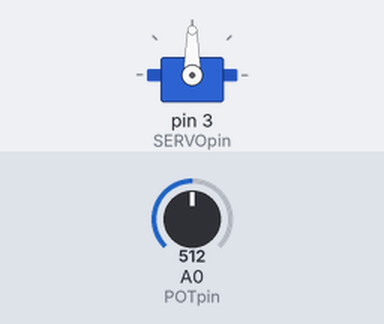
This sketch was run on a simulated Arduino Uno, built with avr-gcc and run on an emulated ATmega328P. On the bench: servo. The test bench sets the inputs (shaded band); at power-on: A0 (POTpin) = 512.

Above: at 1.2 s.
1.3 s: A0 (POTpin) set to 716
At 2.2 s:
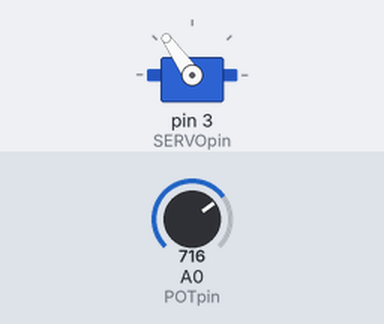
2.8 s: A0 (POTpin) set to 900
At 3.4 s:
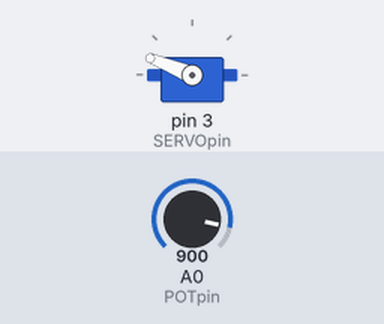
4.3 s: A0 (POTpin) set to 1023
At 5.5 s:
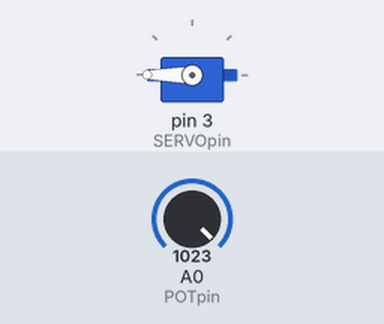
5.8 s: A0 (POTpin) set to 306
At 6.8 s:
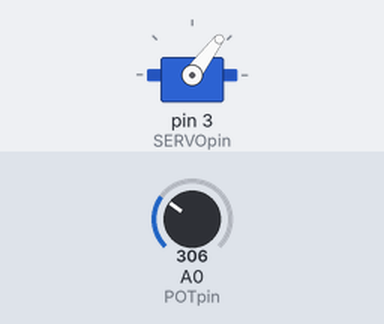
7.3 s: A0 (POTpin) set to 122
At 8.0 s:
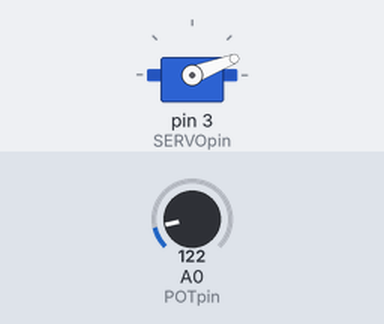
Timing chart, 0 to 9.8 s (numbered marks = the images above; inputs shaded):
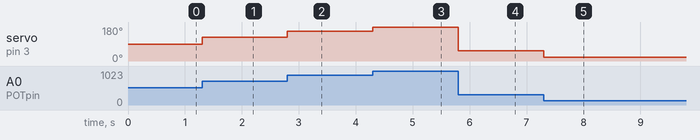

The sketch:

p03servopot.ino
```cpp
#include <Servo.h>  //Servo library
const int POTpin = A0;
const int SERVOpin = 3;
int POTval = 0;
Servo objServo; //creating servo objects

void setup() {
  objServo.attach(SERVOpin);
  objServo.write(0); //set servo to 0 degrees
}

void loop() {
 POTval = analogRead(POTpin);
 int ServoVal = map(POTval, 0,1023,0,180);
 objServo.write(ServoVal);

}
```

Measured:
- after the input at 1.3 s, servo on pin 3 (SERVOpin): 90° → 125° at once
- after the input at 2.8 s, servo on pin 3 (SERVOpin): 125° → 158° at once
- after the input at 4.3 s, servo on pin 3 (SERVOpin): 158° → 180° at once
- after the input at 5.8 s, servo on pin 3 (SERVOpin): 180° → 53° at once
- after the input at 7.3 s, servo on pin 3 (SERVOpin): 53° → 21° at once
